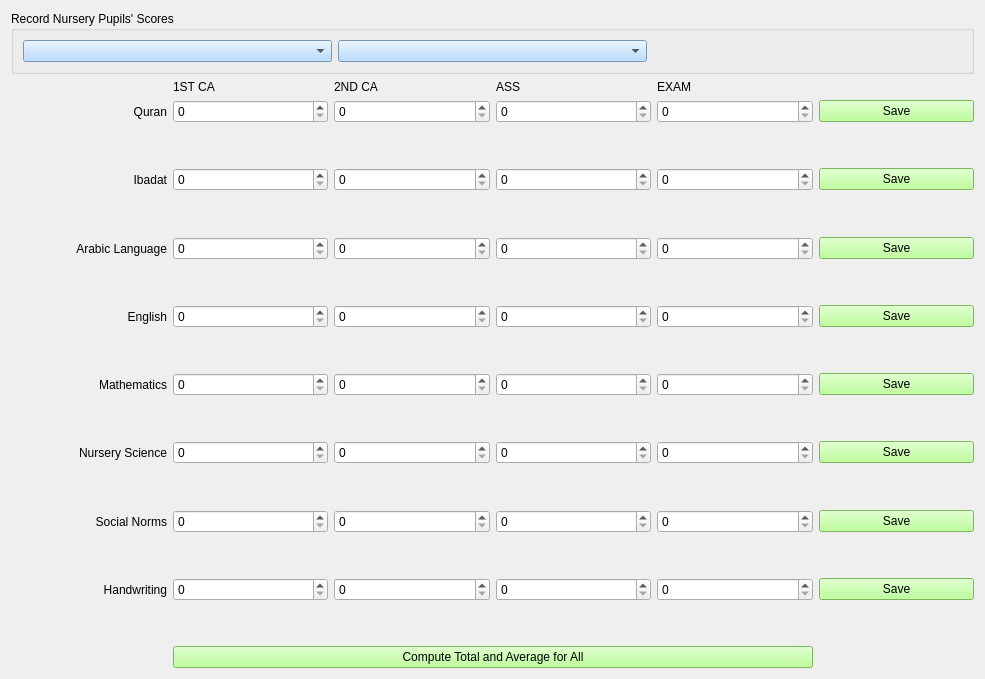
<?xml version="1.0" encoding="UTF-8"?>
<ui version="4.0">
 <class>NurScoreRec2ndForm</class>
 <widget class="QWidget" name="NurScoreRec2ndForm">
  <property name="geometry">
   <rect>
    <x>0</x>
    <y>0</y>
    <width>985</width>
    <height>679</height>
   </rect>
  </property>
  <property name="windowTitle">
   <string>Nursery Scores (Second Term)</string>
  </property>
  <property name="windowIcon">
   <iconset>
    <normaloff>score_icon.png</normaloff>score_icon.png</iconset>
  </property>
  <property name="styleSheet">
   <string notr="true">font: 12pt &quot;MS Shell Dlg 2&quot;;

QPushButton{
background-color: rgb(170, 255, 127);
}
</string>
  </property>
  <layout class="QHBoxLayout" name="horizontalLayout_2">
   <item>
    <layout class="QVBoxLayout" name="verticalLayout_3">
     <item>
      <widget class="QGroupBox" name="groupBox">
       <property name="styleSheet">
        <string notr="true">QComboBox{
background-color: rgb(165, 209, 255);
}</string>
       </property>
       <property name="title">
        <string>Record Nursery Pupils' Scores</string>
       </property>
       <layout class="QHBoxLayout" name="horizontalLayout">
        <item>
         <widget class="QComboBox" name="class_comboBox"/>
        </item>
        <item>
         <widget class="QComboBox" name="stud_adm_no_comboBox"/>
        </item>
        <item>
         <widget class="QLabel" name="name_label">
          <property name="styleSheet">
           <string notr="true">QComboBox{
background-color: rgb(166, 180, 255);
}</string>
          </property>
          <property name="text">
           <string/>
          </property>
         </widget>
        </item>
       </layout>
      </widget>
     </item>
     <item>
      <layout class="QVBoxLayout" name="verticalLayout_2">
       <item>
        <layout class="QVBoxLayout" name="verticalLayout"/>
       </item>
       <item>
        <layout class="QGridLayout" name="gridLayout">
         <item row="27" column="1">
          <widget class="QDoubleSpinBox" name="handwriting_c1_spin">
           <property name="decimals">
            <number>0</number>
           </property>
          </widget>
         </item>
         <item row="22" column="5">
          <widget class="QPushButton" name="social_score_btn">
           <property name="styleSheet">
            <string notr="true">background-color: rgb(170, 255, 127);</string>
           </property>
           <property name="text">
            <string>Save</string>
           </property>
          </widget>
         </item>
         <item row="22" column="3">
          <widget class="QDoubleSpinBox" name="social_ass_spin">
           <property name="decimals">
            <number>0</number>
           </property>
          </widget>
         </item>
         <item row="27" column="4">
          <widget class="QDoubleSpinBox" name="handwriting_exam_spin">
           <property name="decimals">
            <number>0</number>
           </property>
          </widget>
         </item>
         <item row="22" column="4">
          <widget class="QDoubleSpinBox" name="social_exam_spin">
           <property name="decimals">
            <number>0</number>
           </property>
          </widget>
         </item>
         <item row="28" column="1">
          <spacer name="verticalSpacer_13">
           <property name="orientation">
            <enum>Qt::Vertical</enum>
           </property>
           <property name="sizeHint" stdset="0">
            <size>
             <width>123</width>
             <height>13</height>
            </size>
           </property>
          </spacer>
         </item>
         <item row="27" column="5">
          <widget class="QPushButton" name="handwriting_score_btn">
           <property name="styleSheet">
            <string notr="true">background-color: rgb(170, 255, 127);</string>
           </property>
           <property name="text">
            <string>Save</string>
           </property>
          </widget>
         </item>
         <item row="29" column="1">
          <spacer name="verticalSpacer_14">
           <property name="orientation">
            <enum>Qt::Vertical</enum>
           </property>
           <property name="sizeHint" stdset="0">
            <size>
             <width>123</width>
             <height>13</height>
            </size>
           </property>
          </spacer>
         </item>
         <item row="25" column="1">
          <spacer name="verticalSpacer_16">
           <property name="orientation">
            <enum>Qt::Vertical</enum>
           </property>
           <property name="sizeHint" stdset="0">
            <size>
             <width>123</width>
             <height>13</height>
            </size>
           </property>
          </spacer>
         </item>
         <item row="27" column="3">
          <widget class="QDoubleSpinBox" name="handwriting_ass_spin">
           <property name="decimals">
            <number>0</number>
           </property>
          </widget>
         </item>
         <item row="26" column="1">
          <spacer name="verticalSpacer_15">
           <property name="orientation">
            <enum>Qt::Vertical</enum>
           </property>
           <property name="sizeHint" stdset="0">
            <size>
             <width>123</width>
             <height>13</height>
            </size>
           </property>
          </spacer>
         </item>
         <item row="27" column="2">
          <widget class="QDoubleSpinBox" name="handwriting_c2_spin">
           <property name="decimals">
            <number>0</number>
           </property>
          </widget>
         </item>
         <item row="30" column="1" colspan="4">
          <widget class="QPushButton" name="tot_avg_btn">
           <property name="styleSheet">
            <string notr="true">background-color: rgb(170, 255, 127);
</string>
           </property>
           <property name="text">
            <string>Compute Total and Average for All</string>
           </property>
          </widget>
         </item>
         <item row="27" column="0">
          <widget class="QLabel" name="label_28">
           <property name="text">
            <string>Handwriting</string>
           </property>
           <property name="alignment">
            <set>Qt::AlignRight|Qt::AlignTrailing|Qt::AlignVCenter</set>
           </property>
          </widget>
         </item>
         <item row="15" column="5">
          <widget class="QPushButton" name="math_score_btn">
           <property name="styleSheet">
            <string notr="true">background-color: rgb(170, 255, 127);</string>
           </property>
           <property name="text">
            <string>Save</string>
           </property>
          </widget>
         </item>
         <item row="19" column="0">
          <widget class="QLabel" name="label_19">
           <property name="text">
            <string>Nursery Science</string>
           </property>
           <property name="alignment">
            <set>Qt::AlignRight|Qt::AlignTrailing|Qt::AlignVCenter</set>
           </property>
          </widget>
         </item>
         <item row="19" column="2">
          <widget class="QDoubleSpinBox" name="nur_sc_c2_spin">
           <property name="decimals">
            <number>0</number>
           </property>
          </widget>
         </item>
         <item row="18" column="1">
          <spacer name="verticalSpacer_5">
           <property name="orientation">
            <enum>Qt::Vertical</enum>
           </property>
           <property name="sizeHint" stdset="0">
            <size>
             <width>123</width>
             <height>13</height>
            </size>
           </property>
          </spacer>
         </item>
         <item row="19" column="3">
          <widget class="QDoubleSpinBox" name="nur_sc_ass_spin">
           <property name="decimals">
            <number>0</number>
           </property>
          </widget>
         </item>
         <item row="19" column="5">
          <widget class="QPushButton" name="nur_sc_score_btn">
           <property name="styleSheet">
            <string notr="true">background-color: rgb(170, 255, 127);</string>
           </property>
           <property name="text">
            <string>Save</string>
           </property>
          </widget>
         </item>
         <item row="21" column="1">
          <spacer name="verticalSpacer_12">
           <property name="orientation">
            <enum>Qt::Vertical</enum>
           </property>
           <property name="sizeHint" stdset="0">
            <size>
             <width>123</width>
             <height>13</height>
            </size>
           </property>
          </spacer>
         </item>
         <item row="20" column="1">
          <spacer name="verticalSpacer_11">
           <property name="orientation">
            <enum>Qt::Vertical</enum>
           </property>
           <property name="sizeHint" stdset="0">
            <size>
             <width>123</width>
             <height>13</height>
            </size>
           </property>
          </spacer>
         </item>
         <item row="22" column="0">
          <widget class="QLabel" name="label_16">
           <property name="text">
            <string>Social Norms</string>
           </property>
           <property name="alignment">
            <set>Qt::AlignRight|Qt::AlignTrailing|Qt::AlignVCenter</set>
           </property>
          </widget>
         </item>
         <item row="22" column="2">
          <widget class="QDoubleSpinBox" name="social_c2_spin">
           <property name="decimals">
            <number>0</number>
           </property>
          </widget>
         </item>
         <item row="17" column="1">
          <spacer name="verticalSpacer_10">
           <property name="orientation">
            <enum>Qt::Vertical</enum>
           </property>
           <property name="sizeHint" stdset="0">
            <size>
             <width>123</width>
             <height>13</height>
            </size>
           </property>
          </spacer>
         </item>
         <item row="19" column="4">
          <widget class="QDoubleSpinBox" name="nur_sc_exam_spin">
           <property name="decimals">
            <number>0</number>
           </property>
          </widget>
         </item>
         <item row="22" column="1">
          <widget class="QDoubleSpinBox" name="social_c1_spin">
           <property name="decimals">
            <number>0</number>
           </property>
          </widget>
         </item>
         <item row="15" column="4">
          <widget class="QDoubleSpinBox" name="math_exam_spin">
           <property name="decimals">
            <number>0</number>
           </property>
          </widget>
         </item>
         <item row="15" column="3">
          <widget class="QDoubleSpinBox" name="math_ass_spin">
           <property name="decimals">
            <number>0</number>
           </property>
          </widget>
         </item>
         <item row="19" column="1">
          <widget class="QDoubleSpinBox" name="nur_sc_c1_spin">
           <property name="decimals">
            <number>0</number>
           </property>
          </widget>
         </item>
         <item row="3" column="1">
          <spacer name="verticalSpacer">
           <property name="orientation">
            <enum>Qt::Vertical</enum>
           </property>
           <property name="sizeHint" stdset="0">
            <size>
             <width>123</width>
             <height>13</height>
            </size>
           </property>
          </spacer>
         </item>
         <item row="5" column="0">
          <widget class="QLabel" name="label_2">
           <property name="text">
            <string>Ibadat</string>
           </property>
           <property name="alignment">
            <set>Qt::AlignRight|Qt::AlignTrailing|Qt::AlignVCenter</set>
           </property>
          </widget>
         </item>
         <item row="5" column="4">
          <widget class="QDoubleSpinBox" name="ibadat_exam_spin">
           <property name="decimals">
            <number>0</number>
           </property>
          </widget>
         </item>
         <item row="9" column="0">
          <widget class="QLabel" name="label_3">
           <property name="text">
            <string>Arabic Language</string>
           </property>
           <property name="alignment">
            <set>Qt::AlignRight|Qt::AlignTrailing|Qt::AlignVCenter</set>
           </property>
          </widget>
         </item>
         <item row="9" column="1">
          <widget class="QDoubleSpinBox" name="arabic_c1_spin">
           <property name="decimals">
            <number>0</number>
           </property>
          </widget>
         </item>
         <item row="1" column="1">
          <widget class="QDoubleSpinBox" name="qur_c1_spin">
           <property name="decimals">
            <number>0</number>
           </property>
          </widget>
         </item>
         <item row="7" column="1">
          <spacer name="verticalSpacer_3">
           <property name="orientation">
            <enum>Qt::Vertical</enum>
           </property>
           <property name="sizeHint" stdset="0">
            <size>
             <width>123</width>
             <height>13</height>
            </size>
           </property>
          </spacer>
         </item>
         <item row="4" column="1">
          <spacer name="verticalSpacer_6">
           <property name="orientation">
            <enum>Qt::Vertical</enum>
           </property>
           <property name="sizeHint" stdset="0">
            <size>
             <width>123</width>
             <height>13</height>
            </size>
           </property>
          </spacer>
         </item>
         <item row="5" column="3">
          <widget class="QDoubleSpinBox" name="ibadat_ass_spin">
           <property name="decimals">
            <number>0</number>
           </property>
          </widget>
         </item>
         <item row="9" column="2">
          <widget class="QDoubleSpinBox" name="arabic_c2_spin">
           <property name="decimals">
            <number>0</number>
           </property>
          </widget>
         </item>
         <item row="5" column="5">
          <widget class="QPushButton" name="ibadat_score_btn">
           <property name="styleSheet">
            <string notr="true">background-color: rgb(170, 255, 127);</string>
           </property>
           <property name="text">
            <string>Save</string>
           </property>
          </widget>
         </item>
         <item row="1" column="0">
          <widget class="QLabel" name="label">
           <property name="text">
            <string>Quran</string>
           </property>
           <property name="alignment">
            <set>Qt::AlignRight|Qt::AlignTrailing|Qt::AlignVCenter</set>
           </property>
          </widget>
         </item>
         <item row="5" column="1">
          <widget class="QDoubleSpinBox" name="ibadat_c1_spin">
           <property name="decimals">
            <number>0</number>
           </property>
          </widget>
         </item>
         <item row="8" column="1">
          <spacer name="verticalSpacer_7">
           <property name="orientation">
            <enum>Qt::Vertical</enum>
           </property>
           <property name="sizeHint" stdset="0">
            <size>
             <width>123</width>
             <height>13</height>
            </size>
           </property>
          </spacer>
         </item>
         <item row="9" column="3">
          <widget class="QDoubleSpinBox" name="arabic_ass_spin">
           <property name="decimals">
            <number>0</number>
           </property>
          </widget>
         </item>
         <item row="1" column="4">
          <widget class="QDoubleSpinBox" name="qur_exam_spin">
           <property name="decimals">
            <number>0</number>
           </property>
          </widget>
         </item>
         <item row="0" column="4">
          <widget class="QLabel" name="label_4">
           <property name="text">
            <string>EXAM</string>
           </property>
          </widget>
         </item>
         <item row="5" column="2">
          <widget class="QDoubleSpinBox" name="ibadat_c2_spin">
           <property name="decimals">
            <number>0</number>
           </property>
          </widget>
         </item>
         <item row="9" column="4">
          <widget class="QDoubleSpinBox" name="arabic_exam_spin">
           <property name="decimals">
            <number>0</number>
           </property>
          </widget>
         </item>
         <item row="0" column="1">
          <widget class="QLabel" name="label_6">
           <property name="text">
            <string>1ST CA</string>
           </property>
          </widget>
         </item>
         <item row="0" column="2">
          <widget class="QLabel" name="label_5">
           <property name="text">
            <string>2ND CA</string>
           </property>
          </widget>
         </item>
         <item row="0" column="3">
          <widget class="QLabel" name="label_7">
           <property name="text">
            <string>ASS</string>
           </property>
          </widget>
         </item>
         <item row="1" column="2">
          <widget class="QDoubleSpinBox" name="qur_c2_spin">
           <property name="decimals">
            <number>0</number>
           </property>
          </widget>
         </item>
         <item row="1" column="3">
          <widget class="QDoubleSpinBox" name="qur_ass_spin">
           <property name="decimals">
            <number>0</number>
           </property>
          </widget>
         </item>
         <item row="1" column="5">
          <widget class="QPushButton" name="qur_score_btn">
           <property name="styleSheet">
            <string notr="true">background-color: rgb(170, 255, 127);</string>
           </property>
           <property name="text">
            <string>Save</string>
           </property>
          </widget>
         </item>
         <item row="12" column="0">
          <widget class="QLabel" name="label_21">
           <property name="text">
            <string>English</string>
           </property>
           <property name="alignment">
            <set>Qt::AlignRight|Qt::AlignTrailing|Qt::AlignVCenter</set>
           </property>
          </widget>
         </item>
         <item row="12" column="1">
          <widget class="QDoubleSpinBox" name="eng_c1_spin">
           <property name="decimals">
            <number>0</number>
           </property>
          </widget>
         </item>
         <item row="12" column="2">
          <widget class="QDoubleSpinBox" name="eng_c2_spin">
           <property name="decimals">
            <number>0</number>
           </property>
          </widget>
         </item>
         <item row="13" column="1">
          <spacer name="verticalSpacer_4">
           <property name="orientation">
            <enum>Qt::Vertical</enum>
           </property>
           <property name="sizeHint" stdset="0">
            <size>
             <width>123</width>
             <height>13</height>
            </size>
           </property>
          </spacer>
         </item>
         <item row="12" column="3">
          <widget class="QDoubleSpinBox" name="eng_ass_spin">
           <property name="decimals">
            <number>0</number>
           </property>
          </widget>
         </item>
         <item row="15" column="0">
          <widget class="QLabel" name="label_20">
           <property name="text">
            <string>Mathematics</string>
           </property>
           <property name="alignment">
            <set>Qt::AlignRight|Qt::AlignTrailing|Qt::AlignVCenter</set>
           </property>
          </widget>
         </item>
         <item row="12" column="5">
          <widget class="QPushButton" name="eng_score_btn">
           <property name="styleSheet">
            <string notr="true">background-color: rgb(170, 255, 127);</string>
           </property>
           <property name="text">
            <string>Save</string>
           </property>
          </widget>
         </item>
         <item row="15" column="1">
          <widget class="QDoubleSpinBox" name="math_c1_spin">
           <property name="decimals">
            <number>0</number>
           </property>
          </widget>
         </item>
         <item row="14" column="1">
          <spacer name="verticalSpacer_9">
           <property name="orientation">
            <enum>Qt::Vertical</enum>
           </property>
           <property name="sizeHint" stdset="0">
            <size>
             <width>123</width>
             <height>13</height>
            </size>
           </property>
          </spacer>
         </item>
         <item row="10" column="1">
          <spacer name="verticalSpacer_8">
           <property name="orientation">
            <enum>Qt::Vertical</enum>
           </property>
           <property name="sizeHint" stdset="0">
            <size>
             <width>123</width>
             <height>13</height>
            </size>
           </property>
          </spacer>
         </item>
         <item row="12" column="4">
          <widget class="QDoubleSpinBox" name="eng_exam_spin">
           <property name="decimals">
            <number>0</number>
           </property>
          </widget>
         </item>
         <item row="9" column="5">
          <widget class="QPushButton" name="arabic_score_btn">
           <property name="styleSheet">
            <string notr="true">background-color: rgb(170, 255, 127);</string>
           </property>
           <property name="text">
            <string>Save</string>
           </property>
          </widget>
         </item>
         <item row="15" column="2">
          <widget class="QDoubleSpinBox" name="math_c2_spin">
           <property name="decimals">
            <number>0</number>
           </property>
          </widget>
         </item>
         <item row="11" column="1">
          <spacer name="verticalSpacer_2">
           <property name="orientation">
            <enum>Qt::Vertical</enum>
           </property>
           <property name="sizeHint" stdset="0">
            <size>
             <width>123</width>
             <height>13</height>
            </size>
           </property>
          </spacer>
         </item>
        </layout>
       </item>
      </layout>
     </item>
    </layout>
   </item>
  </layout>
 </widget>
 <resources/>
 <connections/>
</ui>
